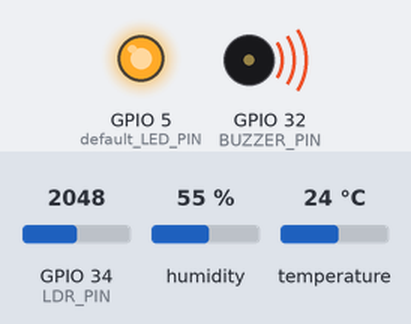
Simulated run of this sketch. Board: ESP32. Parts: output pins drawn as LEDs (lit = HIGH), buzzer (waves = sounding). The inputs (shaded band) are chosen by the test bench; at power-on: humidity 55 %, GPIO 34 (LDR_PIN) = 2048, temperature 24 °C. WiFi joins after 1.5 s; servers stay silent unless stated; no MQTT or app messages arrive unless stated; what the sketch prints to the serial monitor is not drawn.

Above: at 7.9 s.
8.0 s: humidity set to 58 %
At 12.9 s:
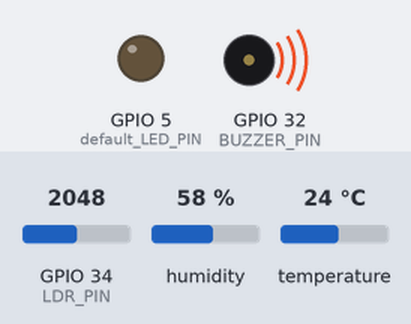
13.2 s: humidity set to 61 %
19.3 s: GPIO 34 (LDR_PIN) set to 1323
22.8 s: GPIO 34 (LDR_PIN) set to 1205
At 27.84 s:
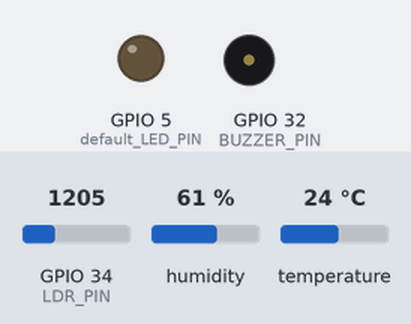
29.1 s: temperature set to 18.8 °C
32.6 s: temperature set to 17.3 °C
At 33.14 s:
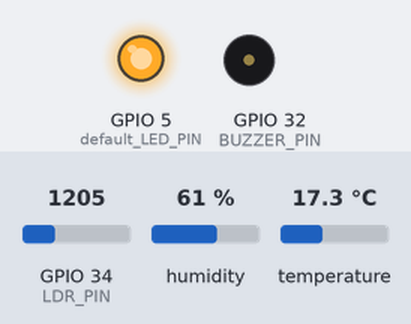
Timing chart, 0 to 35.6 s (numbered marks = the images above; inputs shaded):
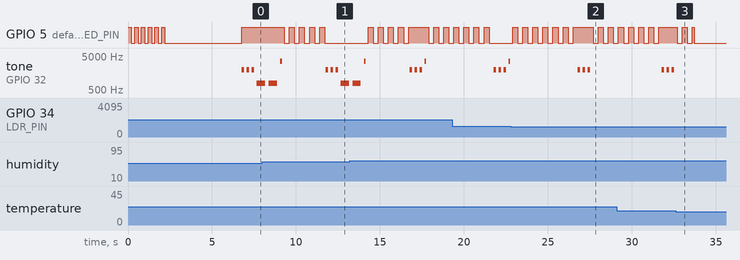

The sketch:

CodigoSimulador.ino
```cpp
// Autoras:
// Lara Modif Essa Alssabak - RM567947
// Maria Luisa Boucinhas Franco - RM567355
// Maria Luiza Kochnoff da Matta -  RM568459
// Roberta Moreira dos Santos - RM567825
//
// CP5: Vinheria Agnello — FIWARE IoT
// Hardware: ESP32 + DHT-22 + LDR (módulo 4 pinos AO) + Buzzer + LED externo
//
// Resumo:
//   - Publica temperatura, umidade e luminosidade no FIWARE via MQTT UltraLight.
//   - Avalia ambiente contra limiares da vinheria e publica status/alertas.
//   - Recebe comandos remotos: alert_on, alert_off, silence_buzzer.
//
//   DHT-22  → D4   (D35 é input-only, não funciona com DHT)
//   LDR AO  → D34  (input only — leitura analógica)
//   Buzzer  → D32  (via resistor 1kΩ)
//   LED     → D5   (LED externo azul + resistor no protoboard)

#include <WiFi.h>
#include <PubSubClient.h>
#include <DHT.h>

// ─── Configurações de rede e broker ──────────────────────────
const char* default_SSID            = "Wokwi-GUEST";          // Wi-Fi do Wokwi
const char* default_PASSWORD        = "";                      // sem senha no Wokwi
const char* default_BROKER_MQTT     = "34.60.49.205";          // IP da VM
const int   default_BROKER_PORT     = 1883;
const char* default_TOPICO_SUBSCRIBE = "/TEF/vinheriaAgnello001/cmd";    // recebe comandos
const char* default_TOPICO_PUBLISH   = "/TEF/vinheriaAgnello001/attrs";  // publica atributos
const char* default_TOPICO_CMDEXE    = "/TEF/vinheriaAgnello001/cmdexe"; // resposta de comando
const char* default_ID_MQTT          = "fiware_vinheria001";
const int   default_LED_PIN          = 5;                     // GPIO 5 — LED externo no protoboard
const char* topicPrefix              = "vinheriaAgnello001";   // prefixo dos comandos

// Variáveis editáveis
char* SSID             = const_cast<char*>(default_SSID);
char* PASSWORD         = const_cast<char*>(default_PASSWORD);
char* BROKER_MQTT      = const_cast<char*>(default_BROKER_MQTT);
int   BROKER_PORT      = default_BROKER_PORT;
char* TOPICO_SUBSCRIBE = const_cast<char*>(default_TOPICO_SUBSCRIBE);
char* TOPICO_PUBLISH   = const_cast<char*>(default_TOPICO_PUBLISH);
char* TOPICO_CMDEXE    = const_cast<char*>(default_TOPICO_CMDEXE);
char* ID_MQTT          = const_cast<char*>(default_ID_MQTT);
int   LED_PIN          = default_LED_PIN;

// ─── Pinos dos sensores e atuadores ──────────────────────────
#define DHT_PIN    4    // D4 — bidirecional, funciona com DHT22
#define DHT_TYPE   DHT22
#define LDR_PIN    34   // D34 — AO do módulo LDR (input only)
#define BUZZER_PIN 32   // D32 — buzzer

// ─── Limiares da vinheria ──
const float TEMP_MIN  = 12.0;  // °C
const float TEMP_MAX  = 18.0;  // °C
const float HUMID_MIN = 60.0;  // %
const float HUMID_MAX = 80.0;  // %
const int   LUX_MAX   = 30;    // % (escala 0–100)

// ─── Intervalo de publicação ─────────────────────────────────
const unsigned long PUBLISH_INTERVAL = 5000;  // ms

// ─── Objetos globais ─────────────────────────────────────────
DHT dht(DHT_PIN, DHT_TYPE);
WiFiClient   espClient;
PubSubClient MQTT(espClient);

// ─── Estado do dispositivo ───────────────────────────────────
bool remoteAlertOn   = false;   // alerta acionado por alert_on
bool buzzerSilenced  = false;   // silenciado por silence_buzzer (até nova leitura)
bool ledBlinkState   = false;   // estado atual do pisca-pisca (millis)
unsigned long lastPublish = 0;
unsigned long lastBlink   = 0;

// ============================================================
//  Inicializações
// ============================================================
void initSerial() {
  Serial.begin(115200);
}

void initWiFi() {
  delay(10);
  Serial.println("------Conexao WI-FI------");
  Serial.print("Conectando-se na rede: ");
  Serial.println(SSID);
  Serial.println("Aguarde");
  reconectWiFi();
}

void initMQTT() {
  MQTT.setServer(BROKER_MQTT, BROKER_PORT);
  MQTT.setCallback(mqtt_callback);
  MQTT.setBufferSize(512);   // padrão é 256 — payload completo passa de 256 bytes
}

void InitOutput() {
  pinMode(LED_PIN, OUTPUT);
  pinMode(BUZZER_PIN, OUTPUT);
  digitalWrite(LED_PIN, HIGH);

  // Pisca LED na inicialização
  boolean toggle = false;
  for (int i = 0; i <= 10; i++) {
    toggle = !toggle;
    digitalWrite(LED_PIN, toggle);
    delay(200);
  }
  digitalWrite(LED_PIN, LOW);
}

// ============================================================
//  Setup
// ============================================================
void setup() {
  InitOutput();
  initSerial();
  dht.begin();
  initWiFi();
  initMQTT();
  delay(3000);

  // Publica estado inicial: device on
  MQTT.publish(TOPICO_PUBLISH, "s|on");
}

// ============================================================
//  Loop
// ============================================================
void loop() {
  VerificaConexoesWiFIEMQTT();
  handleSensors();
  MQTT.loop();
}

// ============================================================
//  Reconexões
// ============================================================
void reconectWiFi() {
  if (WiFi.status() == WL_CONNECTED) return;
  WiFi.begin(SSID, PASSWORD);
  while (WiFi.status() != WL_CONNECTED) {
    delay(100);
    Serial.print(".");
  }
  Serial.println();
  Serial.print("Conectado com sucesso na rede ");
  Serial.println(SSID);
  Serial.print("IP obtido: ");
  Serial.println(WiFi.localIP());
  digitalWrite(LED_PIN, LOW);
}

void reconnectMQTT() {
  while (!MQTT.connected()) {
    Serial.print("* Tentando se conectar ao Broker MQTT: ");
    Serial.println(BROKER_MQTT);
    if (MQTT.connect(ID_MQTT)) {
      Serial.println("Conectado com sucesso ao broker MQTT!");
      MQTT.subscribe(TOPICO_SUBSCRIBE);
    } else {
      Serial.println("Falha ao reconectar no broker.");
      Serial.println("Haverá nova tentativa de conexão em 2s");
      delay(2000);
    }
  }
}

void VerificaConexoesWiFIEMQTT() {
  if (!MQTT.connected()) reconnectMQTT();
  reconectWiFi();
}

// ============================================================
//  Callback — recebe comandos do IoT Agent FIWARE
//  Formato UltraLight: vinheriaAgnello001@<comando>|
//  Comandos provisionados: alert_on, alert_off, silence_buzzer
// ============================================================
void mqtt_callback(char* topic, byte* payload, unsigned int length) {
  String msg = "";
  for (unsigned int i = 0; i < length; i++) msg += (char)payload[i];

  Serial.print("- Mensagem recebida: ");
  Serial.println(msg);

  if (msg.indexOf("@alert_on") >= 0) {
    remoteAlertOn  = true;
    buzzerSilenced = false;
    Serial.println("→ ALERTA REMOTO LIGADO");
    MQTT.publish(TOPICO_CMDEXE, "alert_on|OK");
  }
  else if (msg.indexOf("@alert_off") >= 0) {
    remoteAlertOn  = false;
    buzzerSilenced = false;
    digitalWrite(LED_PIN, LOW);
    noTone(BUZZER_PIN);
    Serial.println("→ ALERTA REMOTO DESLIGADO");
    MQTT.publish(TOPICO_CMDEXE, "alert_off|OK");
  }
  else if (msg.indexOf("@silence_buzzer") >= 0) {
    buzzerSilenced = true;
    noTone(BUZZER_PIN);
    Serial.println("→ BUZZER SILENCIADO (LED continua piscando)");
    MQTT.publish(TOPICO_CMDEXE, "silence_buzzer|OK");
  }
}

// ============================================================
//  Alertas sonoros — tom distinto por anomalia
//    Temperatura : 3 bips curtos agudos  (2000 Hz)
//    Umidade     : 2 bips longos graves  (800 Hz)
//    Luminosidade: bip rápido contínuo   (3500 Hz)
// ============================================================
void alertTemperature() {
  if (buzzerSilenced) return;
  for (int i = 0; i < 3; i++) {
    tone(BUZZER_PIN, 2000, 150);
    delay(300);
  }
}

void alertHumidity() {
  if (buzzerSilenced) return;
  for (int i = 0; i < 2; i++) {
    tone(BUZZER_PIN, 800, 500);
    delay(700);
  }
}

void alertLuminosity() {
  if (buzzerSilenced) return;
  tone(BUZZER_PIN, 3500, 100);
  delay(200);
}

// ============================================================
//  Pisca LED via millis() — não trava o loop MQTT
// ============================================================
void handleLedBlink(bool shouldBlink) {
  unsigned long now = millis();
  if (shouldBlink && (now - lastBlink >= 300)) {
    lastBlink = now;
    ledBlinkState = !ledBlinkState;
    digitalWrite(LED_PIN, ledBlinkState);
  } else if (!shouldBlink) {
    ledBlinkState = false;
    digitalWrite(LED_PIN, LOW);
  }
}

// ============================================================
//  Leitura, avaliação e publicação dos sensores
//  Atributos publicados (object_id da coleção):
//    s=state, t=temperature, h=humidity, l=luminosity,
//    e=environmentStatus, c=comfortLevel, r=decisionReason,
//    a=alertStatus, y=alertType, g=triggerViolated,
//    b=blueLedState, z=buzzerState
// ============================================================
void handleSensors() {
  unsigned long now = millis();

  // ── Leitura dos sensores ─────────────────────────────────
  // Lemos toda iteração (rápido) pra manter o pisca-pisca responsivo,
  // mas só publicamos a cada PUBLISH_INTERVAL.
  float temperature = dht.readTemperature();
  float humidity    = dht.readHumidity();
  int   sensorValue = analogRead(LDR_PIN);
  int   luminosity  = map(sensorValue, 0, 4095, 0, 100); // 0–100%

  if (isnan(temperature) || isnan(humidity)) {
    // sem leitura válida ainda — só atualiza pisca e sai
    handleLedBlink(remoteAlertOn);
    return;
  }

  // ── Avalia condições da vinheria ─────────────────────────
  bool tempAlert  = (temperature < TEMP_MIN || temperature > TEMP_MAX);
  bool humidAlert = (humidity    < HUMID_MIN || humidity   > HUMID_MAX);
  bool luxAlert   = (luminosity  > LUX_MAX);
  bool anyAlert   = tempAlert || humidAlert || luxAlert;

  // LED pisca se há alerta local OU se foi acionado remotamente
  handleLedBlink(anyAlert || remoteAlertOn);

  // Só publica e dispara buzzer no intervalo definido
  if (now - lastPublish < PUBLISH_INTERVAL) return;
  lastPublish = now;

  // ── Dispara alertas sonoros (respeita silence_buzzer) ────
  if (tempAlert)  alertTemperature();
  if (humidAlert) alertHumidity();
  if (luxAlert)   alertLuminosity();

  // ── Monta os campos textuais derivados ───────────────────
  // environmentStatus: ok | alert
  // comfortLevel:      ideal | warning | critical
  // decisionReason:    descreve o porquê (texto curto)
  // alertStatus:       active | inactive
  // alertType:         temperature | humidity | luminosity | multiple | none
  // triggerViolated:   t | h | l | t+h | t+l | h+l | t+h+l | none
  // blueLedState:      on | off  (estado lógico — está piscando se on)
  // buzzerState:       on | off  (off se silenciado)
  String environmentStatus = anyAlert ? "alert" : "ok";

  String comfortLevel;
  int alertCount = (tempAlert ? 1 : 0) + (humidAlert ? 1 : 0) + (luxAlert ? 1 : 0);
  if (alertCount == 0)      comfortLevel = "ideal";
  else if (alertCount == 1) comfortLevel = "warning";
  else                      comfortLevel = "critical";

  String decisionReason;
  if (!anyAlert) {
    decisionReason = "todos os parametros dentro da faixa ideal";
  } else {
    decisionReason = "";
    if (tempAlert)  decisionReason += "temperatura fora ("  + String(temperature, 1) + "C); ";
    if (humidAlert) decisionReason += "umidade fora ("       + String(humidity, 1)    + "%); ";
    if (luxAlert)   decisionReason += "luminosidade alta ("  + String(luminosity)     + "%); ";
  }

  String alertType;
  if (alertCount == 0)        alertType = "none";
  else if (alertCount > 1)    alertType = "multiple";
  else if (tempAlert)         alertType = "temperature";
  else if (humidAlert)        alertType = "humidity";
  else                        alertType = "luminosity";

  String triggerViolated = "";
  if (tempAlert)  triggerViolated += "t";
  if (humidAlert) triggerViolated += (triggerViolated.length() ? "+h" : "h");
  if (luxAlert)   triggerViolated += (triggerViolated.length() ? "+l" : "l");
  if (triggerViolated.length() == 0) triggerViolated = "none";

  String alertStatus  = (anyAlert || remoteAlertOn) ? "active" : "inactive";
  String blueLedState = (anyAlert || remoteAlertOn) ? "on"     : "off";
  String buzzerState  = (anyAlert && !buzzerSilenced) ? "on"   : "off";

  // ── Monta payload UltraLight: chave|valor|chave|valor|... ─
  // Importante: NÃO usar '|' dentro dos valores (UltraLight delimita por |)
  // E o Orion v2 também proíbe estes caracteres em valores: < > " ' = ; ( )
  String safeReason = decisionReason;
  safeReason.replace("|", "/");
  safeReason.replace("(", "[");
  safeReason.replace(")", "]");
  safeReason.replace(";", ",");
  safeReason.replace("\"", "'");
  safeReason.replace("<", "");
  safeReason.replace(">", "");
  safeReason.replace("=", "-");

  String payload = "s|on";
  payload += "|t|" + String(temperature, 1);
  payload += "|h|" + String(humidity, 1);
  payload += "|l|" + String(luminosity);
  payload += "|e|" + environmentStatus;
  payload += "|c|" + comfortLevel;
  payload += "|r|" + safeReason;
  payload += "|a|" + alertStatus;
  payload += "|y|" + alertType;
  payload += "|g|" + triggerViolated;
  payload += "|b|" + blueLedState;
  payload += "|z|" + buzzerState;

  bool ok = MQTT.publish(TOPICO_PUBLISH, payload.c_str());
  if (!ok) {
    Serial.println("[ERRO] MQTT.publish() falhou — payload muito grande ou broker desconectado");
  }

  // ── Log Serial ───────────────────────────────────────────
  Serial.println("════════════════════════════════");
  Serial.printf("Temp: %.1f°C  |  Umid: %.1f%%  |  Lux: %d%%\n",
                temperature, humidity, luminosity);
  Serial.print("Status: "); Serial.print(environmentStatus);
  Serial.print(" | Conforto: "); Serial.print(comfortLevel);
  Serial.print(" | Trigger: "); Serial.println(triggerViolated);
  if (anyAlert) Serial.println("⚠ ALERTA ATIVO!");
  else          Serial.println("✓ Valores normais");
  Serial.print("Payload publicado: "); Serial.println(payload);
}
```

Measured:
- the behaviour switches between 1270 and 1269 on GPIO 34 (LDR_PIN) (found by bisection; images 1 and 2)
- the behaviour switches between 18.1 and 18 °C on temperature (found by bisection; images 2 and 3)
- after the input at 22.8 s, tone on GPIO 32 (BUZZER_PIN): goes on until 27.5 s, then stays silent
- after the input at 32.6 s, tone on GPIO 32 (BUZZER_PIN): stops changing and stays silent
- by itself, tone on GPIO 32 (BUZZER_PIN): plays 800 Hz for 0.50 s, 3500 Hz for 0.10 s, 2000 Hz for 0.15 s, 2000 Hz for 0.15 s, 2000 Hz for 0.15 s, 3500 Hz for 0.10 s
